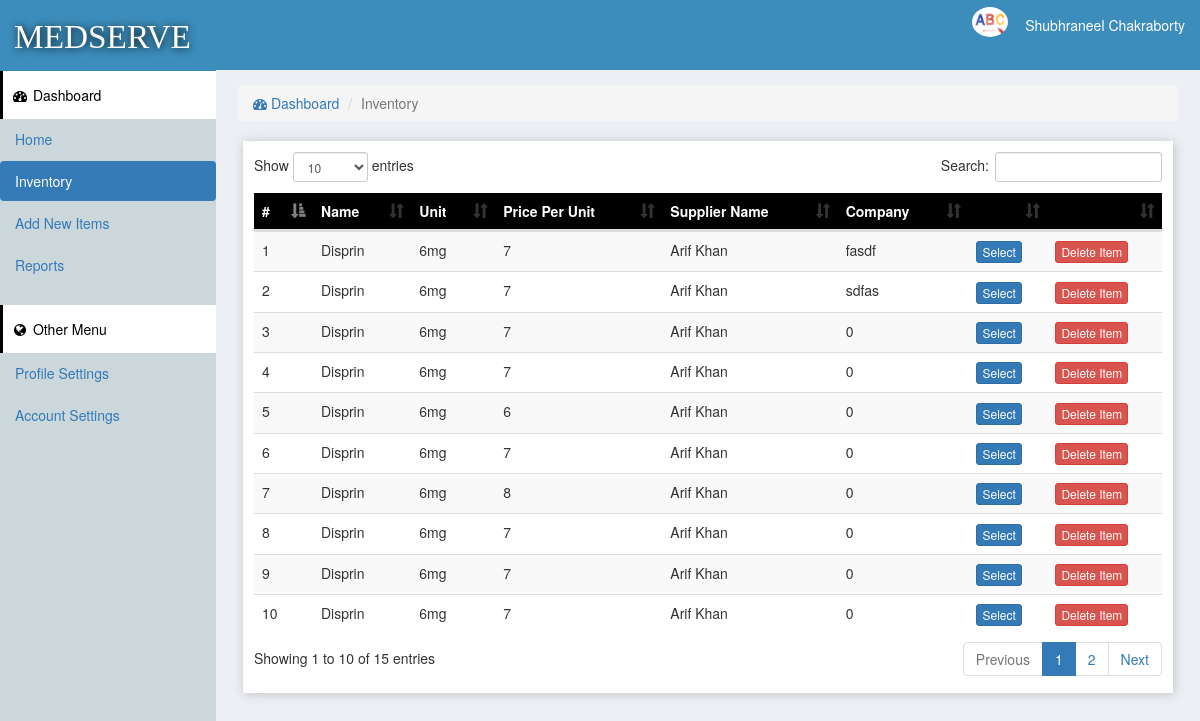
The app's page /inventory.php (signed in) with its own data.
### tables this page shows
CREATE TABLE `site` (
  `id` int(11) NOT NULL,
  `title` varchar(222) NOT NULL,
  `name` varchar(222) NOT NULL
);

CREATE TABLE `users` (
  `id` int(11) NOT NULL,
  `email` varchar(222) NOT NULL,
  `password` varchar(222) NOT NULL,
  `name` varchar(222) NOT NULL,
  `pic` varchar(222) NOT NULL,
  `number` varchar(222) NOT NULL,
  `date` timestamp NOT NULL DEFAULT current_timestamp()
);

CREATE TABLE `inventeries` (
  `id` int(11) NOT NULL,
  `catId` int(11) NOT NULL,
  `supplier` varchar(222) NOT NULL,
  `name` text NOT NULL,
  `unit` text NOT NULL,
  `price` text NOT NULL,
  `pic` text NOT NULL,
  `description` text NOT NULL,
  `company` varchar(111) NOT NULL,
  `date` timestamp NOT NULL DEFAULT current_timestamp()
);

### assets/function.php (called while the page is built, shortened)
<?php
function siteName()
{
	global $con;
	$array = $con->query("select * from site where id='1'");
	$row = $array->fetch_assoc();
	return $row['name'];
}
 ?>

### assets/db.php (called while the page is built, shortened)
<?php
    $con = new mysqli('localhost','id22179538_root','Shubhra@04','id22179538_store');
    $array = $con->query("select * from users where id ='$_SESSION[userId]'");
    $user = $array->fetch_assoc();
?>

### inventory.php (the view, shortened to what this page needs)
<?php require "assets/function.php" ?>
<?php require 'assets/db.php';?>
<!DOCTYPE html>
<html>
<head>
<link rel="stylesheet" href="js/datatables.net-bs/css/dataTables.bootstrap.min.css">
<link rel="stylesheet" href="blue.css">
  <?php require "assets/autoloader.php" ?>
</head>
<body style="background: #ECF0F5;padding:0;margin:0">
<div class="dashboard" style="position: fixed;width: 18%;height: 100%;background:#ccd7db">
  <div style="background:#3C8DBC;padding: 10.3px 3px;color:white;font-size: 25pt;text-align: left ;padding: 10px 14px 10px;text-shadow: 1px 1px 8px black">
    <a href="index.php" style="color: white;text-decoration: none; font-family:'Bahnschrift'"><?php echo strtoupper(siteName()); ?> </a>
  </div>
  <div>
    <div style="background:#ffffff;color: black;padding: 14px 8px;border-left: 3px solid #000000;"><span><i class="fa fa-dashboard fa-fw"></i> Dashboard</span></div>
    <div class="nav-item">
    <ul class="nav nav-pills blue nav-stacked">
        <li role="presentation"><a href="index.php">Home</a></li>
        <li role="presentation" class="active"><a href="inventory.php">Inventory</a></li>
        <li role="presentation"><a href="addnew.php">Add New Items</a></li>
        <li role="presentation"><a href="reports.php">Reports</a></li>
    </ul>
    </div>
  </div><br>
    <div style="background:#ffffff;color: black;padding: 14px 8px;border-left: 3px solid #000000;"><span><i class="fa fa-globe fa-fw"></i> Other Menu</span></div>
    <div class="nav-item">
      <ul class="nav nav-pills nav-stacked">
      <li role="presentation"><a href="profile.php">Profile Settings</a></li>
      <li role="presentation"><a href="accountSetting.php">Account Settings</a></li>
      </ul>
    </div>
</div>
<div class="marginLeft" >
<div style="color:white;background:#3C8DBC;padding: 0px 0px 20px" >
    <div class="pull-right flex rightAccount" style="padding-right: 11px;padding: 7px;">
      <div><img src="photo/<?php echo $user['pic'] ?>" style='width: 80%;height: 30px;' class='img-circle'></div>
      <div style="padding: 8px"><?php echo ucfirst($user['name']) ?></div>
    </div>
  </div>
<?php
if (isset($_GET['catId']))
{
  $catId = $_GET['catId'];
  $array = $con->query("select * from categories where id='$catId'");
  $catArray =$array->fetch_assoc();
  $catName = $catArray['name'];
  $stockArray = $con->query("select * from inventeries where catId='$catArray[id]'");
}
else
{
  $catName = "Inventory";
  $stockArray = $con->query("select * from inventeries");
}
 ?>
  <div class="content2">
   <ol class="breadcrumb">
        <li><a href="index.php"><i class="fa fa-dashboard"></i> Dashboard</a></li>
        <li class="active"><?php echo $catName ?></li>
    </ol>
  <div class="tableBox">
    <table class="table table-striped" style="z-index: -1" id="dataTable">
      <thead class="thead-dark">
        <tr style="background: black; color:white">
          <th scope="col">#</th>
          <th scope="col">Name</th>
          <th scope="col">Unit</th>
          <th scope="col">Price Per Unit</th>
          <th scope="col">Supplier Name</th>
          <th scope="col">Company</th>
          <th></th>
          <th></th>
        </tr>
      </thead>
     <tbody>
      <?php $i=0;
        while ($row = $stockArray->fetch_assoc())
        {
          $i=$i+1;
          $id = $row['id'];
        ?>
          <tr>
            <td><?php echo $i; ?></td>
            <td><?php echo $row['name']; ?></td>
            <td><?php echo $row['unit']; ?></td>
            <td><?php echo $row['price']; ?></td>
            <td><?php echo $row['supplier']; ?></td>
            <td><?php echo $row['company']; ?></td>
            <?php
            if (!empty($_SESSION['bill']))
            {
            foreach ($_SESSION['bill'] as $key => $value)
            {
              if (in_array($row['id'], $_SESSION['bill'][$key]))
              {
                echo "<td>Selected</td>";break;
              }
               else
               {
              ?>
            <td id='selection<?php echo $i; ?>'><button class="btn btn-primary btn-xs" onclick="addInBill('<?php echo $id ?>','<?php echo $i; ?>')">Select</button></td>
              <?php break;} } } else {?>
              <td id='selection<?php echo $i; ?>'><button class="btn btn-primary btn-xs" onclick="addInBill('<?php echo $id ?>','<?php echo $i; ?>')">Select</button></td>
              <?php } ?>
              <td colspan="center"><a href="delete.php?item=<?php echo $row['id'] ?>&url=<?php echo $_SERVER['QUERY_STRING'] ?>"><button class='btn btn-danger btn-xs'>Delete Item</button></a></td>
          </tr>
      <?php
        }
       ?>
     </tbody>
    </table>
  </div>
  </div>
</div>
</body>
</html>

### records on screen
site: name "MEDSERVE"
users: pic (picture), name "Shubhraneel Chakraborty"
inventeries: name "Disprin", unit "6mg", price "7", supplier "Arif Khan", company "fasdf"
inventeries: name "Disprin", unit "6mg", price "7", supplier "Arif Khan", company "sdfas"
inventeries: name "Disprin", unit "6mg", price "7", supplier "Arif Khan", company "0"
inventeries: name "Disprin", unit "6mg", price "7", supplier "Arif Khan", company "0"
inventeries: name "Disprin", unit "6mg", price "6", supplier "Arif Khan", company "0"
inventeries: name "Disprin", unit "6mg", price "7", supplier "Arif Khan", company "0"
inventeries: name "Disprin", unit "6mg", price "8", supplier "Arif Khan", company "0"
inventeries: name "Disprin", unit "6mg", price "7", supplier "Arif Khan", company "0"
inventeries: name "Disprin", unit "6mg", price "7", supplier "Arif Khan", company "0"
inventeries: name "Disprin", unit "6mg", price "7", supplier "Arif Khan", company "0"

### other values on screen
$catName "Inventory"
